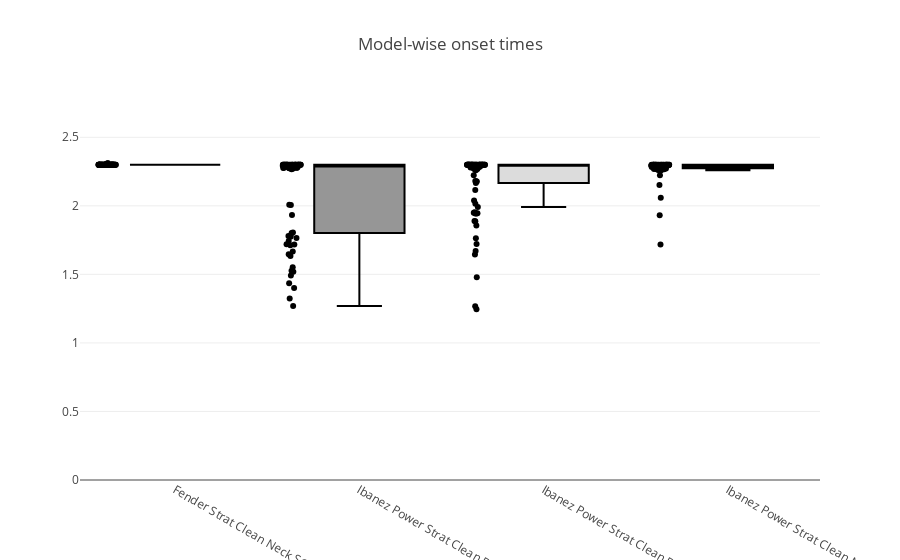

The notebook cell saved with this chart:
### Code cell
trace = []
fill_colors = ["rgb(50,50,50)", "rgb(150,150, 150)", "rgb(220,220,220)", "rgb(165,165,165)"]
ix = 0
grouped_min_val = 0
grouped_max_val = 0
# ITERATING OVER PANDAS GROUPBY OBJECT AND PLOTTING ONSET VALUES
for grp, df in single_note_df.groupby('guitarModel'):
    values = df['window'].values
    
    # FOLLOWING 2 IF STATEMENTS STORING OUT OF SCOPE MIN AND MAX Y VALUES TO CENTER DATA
    if np.max(values) > grouped_max_val:
        grouped_max_val = np.max(values)
    if np.min(values) < grouped_min_val:
        grouped_min_val = np.min(values)
        
    # BACK TO GRAPH MAKING
    trace.append(go.Box(
        y = values, 
        name = grp, 
        fillcolor = fill_colors[ix],
        line = dict(color = "rgb(0,0,0)"),
        showlegend = False,
        boxpoints = 'all',  
        jitter = 0.2
    ))
    ix += 1
data = trace

layout = {'title' : 'Model-wise onset times', 
          "yaxis" : {'range' : [grouped_min_val, grouped_max_val * 1.2]}
         
         }

iplot({"data" : data, 'layout' : layout})

### Figure 1 — Plotly figure (JSON) as saved in the notebook; plotly's stock layout.template omitted (floating-point values rounded to 4 significant figures)
{"data": [{"boxpoints": "all", "fillcolor": "rgb(50,50,50)", "jitter": 0.2, "line": {"color": "rgb(0,0,0)"}, "name": "Fender Strat Clean Neck SC", "showlegend": false, "type": "box", "uid": "916fcc34-9f0d-11e8-a092-acbc327c0a0b", "y": [2.3, 2.3, 2.3, 2.3, 2.3, 2.3, 2.3, 2.3, 2.3, 2.3, 2.3, 2.3, 2.3, 2.3, 2.3, 2.3, 2.3, 2.31, 2.3, 2.3, 2.3, 2.3, 2.3, 2.3, 2.3, 2.3, 2.3, 2.3, 2.3, 2.3, 2.3, 2.3, 2.3, 2.3, 2.3, 2.3, 2.3, 2.3, 2.3, 2.3, 2.3, 2.31, 2.3, 2.3, 2.3, 2.3, 2.3, 2.3, 2.3, 2.3, 2.3, 2.3, 2.3, 2.3, 2.3, 2.3, 2.3, 2.3, 2.3, 2.3, 2.3, 2.3, 2.3, 2.3, 2.3, 2.3, 2.3, 2.3, 2.3, 2.3, 2.3, 2.3, 2.3, 2.3, 2.3, 2.3, 2.3, 2.3]}, {"boxpoints": "all", "fillcolor": "rgb(150,150, 150)", "jitter": 0.2, "line": {"color": "rgb(0,0,0)"}, "name": "Ibanez Power Strat Clean Bridge HU", "showlegend": false, "type": "box", "uid": "916fcdcc-9f0d-11e8-9ca5-acbc327c0a0b", "y": [2.273, 2.285, 2.277, 2.273, 2.277, 2.277, 2.3, 2.285, 2.296, 2.285, 2.3, 2.273, 2.3, 2.277, 2.295, 2.274, 2.3, 2.3, 2.277, 2.3, 2.3, 2.267, 2.3, 2.3, 2.3, 2.3, 2.287, 2.3, 2.3, 2.3, 2.3, 2.288, 2.3, 2.3, 2.292, 2.3, 2.298, 2.3, 2.288, 2.3, 2.298, 2.3, 2.3, 2.3, 2.3, 2.3, 2.3, 2.3, 2.3, 2.3, 2.276, 2.008, 2.285, 1.805, 2.294, 1.526, 1.712, 1.765, 1.718, 2.006, 1.647, 1.743, 2.29, 1.933, 1.802, 1.78, 1.782, 1.721, 1.774, 1.667, 1.52, 1.435, 1.634, 1.492, 1.269, 1.324, 1.552, 1.401]}, {"boxpoints": "all", "fillcolor": "rgb(220,220,220)", "jitter": 0.2, "line": {"color": "rgb(0,0,0)"}, "name": "Ibanez Power Strat Clean Bridge+Neck SC", "showlegend": false, "type": "box", "uid": "916fce9e-9f0d-11e8-8541-acbc327c0a0b", "y": [2.273, 2.274, 2.3, 2.279, 2.263, 2.3, 2.3, 2.296, 2.3, 2.286, 2.3, 2.3, 2.3, 2.3, 2.3, 2.269, 2.3, 2.3, 2.286, 2.177, 2.3, 2.3, 2.3, 2.3, 2.3, 2.3, 2.3, 2.3, 2.3, 2.3, 2.3, 2.3, 2.3, 2.293, 2.3, 2.3, 2.3, 2.3, 2.3, 2.3, 2.3, 2.294, 2.3, 2.3, 2.3, 2.3, 2.3, 2.296, 2.3, 2.293, 2.283, 2.115, 2.295, 1.48, 2.182, 2.167, 1.888, 1.945, 1.949, 1.889, 2.26, 1.721, 2.3, 2.3, 2.223, 1.954, 2.179, 1.644, 1.946, 2.014, 1.992, 1.857, 2.039, 1.945, 1.245, 1.267, 1.764, 1.671]}, {"boxpoints": "all", "fillcolor": "rgb(165,165,165)", "jitter": 0.2, "line": {"color": "rgb(0,0,0)"}, "name": "Ibanez Power Strat Clean Neck HU", "showlegend": false, "type": "box", "uid": "916fcf52-9f0d-11e8-bb4d-acbc327c0a0b", "y": [2.273, 2.264, 2.275, 2.281, 2.281, 2.275, 2.29, 2.275, 2.262, 2.268, 2.3, 2.264, 2.3, 2.268, 2.3, 2.281, 2.3, 2.3, 2.276, 2.274, 2.263, 2.283, 2.272, 2.3, 2.262, 2.3, 2.279, 2.296, 2.274, 2.3, 2.286, 2.295, 2.3, 2.29, 2.288, 2.3, 2.26, 2.3, 2.286, 2.295, 2.296, 2.3, 2.294, 2.282, 2.3, 2.291, 2.295, 2.3, 2.294, 2.295, 2.287, 2.289, 2.292, 1.931, 2.282, 2.3, 2.058, 2.3, 2.222, 2.267, 2.297, 2.285, 2.285, 2.291, 2.298, 2.259, 2.3, 2.293, 2.3, 2.296, 2.287, 2.3, 2.283, 2.3, 1.718, 2.152, 2.298, 2.3]}], "layout": {"title": "Model-wise onset times", "yaxis": {"range": [0, 2.772]}}}
